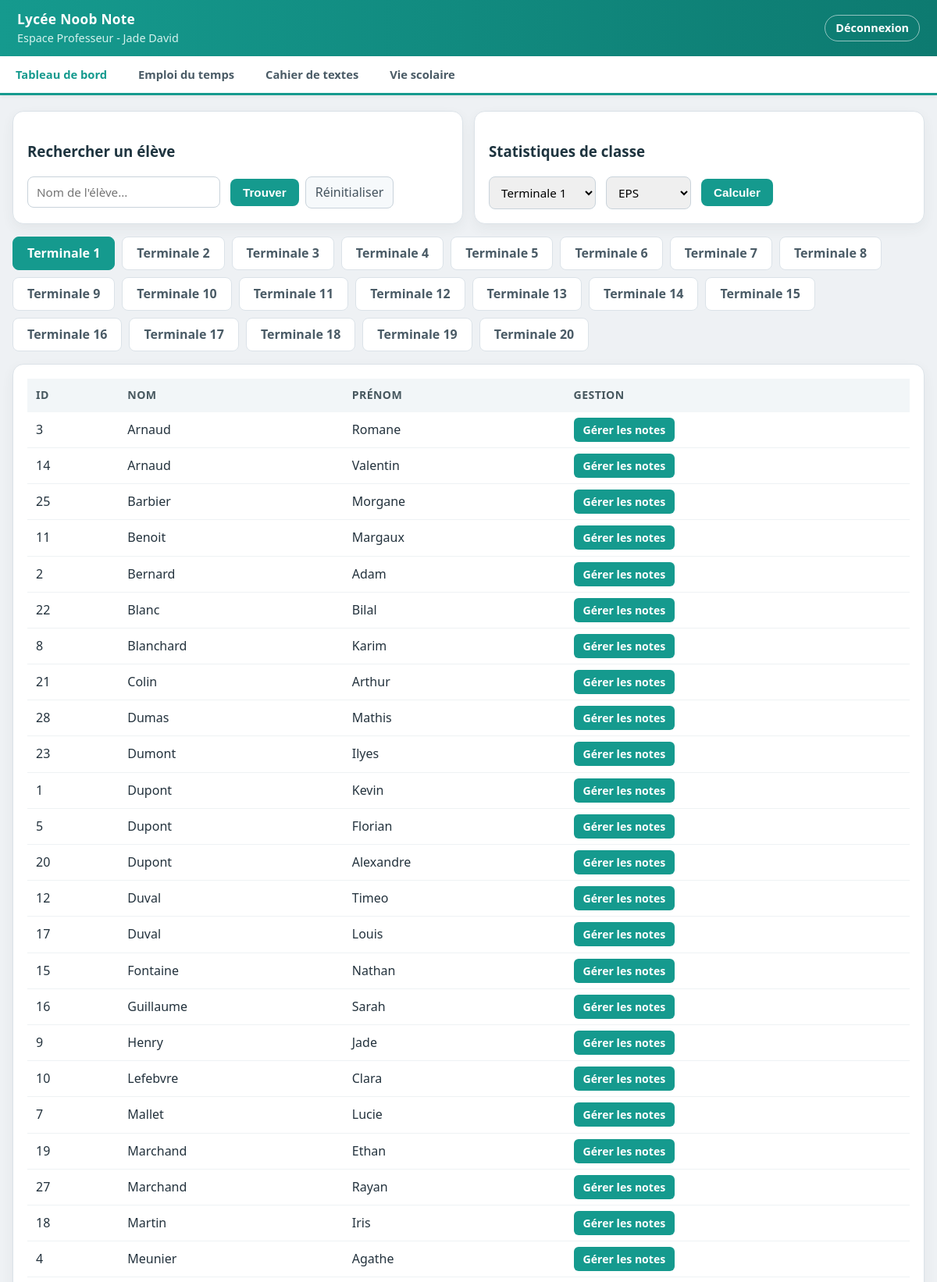
The app's page /prof (signed in, upper part) with its own data.
### tables this page shows
CREATE TABLE Eleves (
            id_eleve TEXT PRIMARY KEY,
            nom TEXT,
            prenom TEXT,
            date_naissance TEXT,
            mot_de_passe TEXT,
            id_classe INTEGER,
            FOREIGN KEY(id_classe) REFERENCES Classes(id_classe)
        );

CREATE TABLE Classes (id_classe INTEGER PRIMARY KEY, nom_classe TEXT);

### app.py (the view)
@app.route('/prof', methods=['GET', 'POST'])
@login_requis('PROF')
def prof_dashboard():
    prof = prof_connecte()
    classes = prof.lister_classes()
    matieres = prof.lister_matieres()
    recherche = request.args.get('search')
    if recherche:
        eleves = prof.chercher_eleve(recherche)
        classe_active = None
    else:
        classe_active = request.args.get('classe', str(classes[0][0]) if classes else '1')
        eleves = prof.lister_eleves_par_classe(classe_active)
    stats_result = None
    if request.method == 'POST' and 'calculer_stats' in request.form:
        stats_result = prof.stats_matiere_classe(request.form.get('stat_classe'),
                                                 request.form.get('stat_matiere'))
    return render_template('prof.html', onglet_actif='dashboard',
                           eleves=eleves, classes=classes, matieres=matieres,
                           current_classe=classe_active, stats=stats_result)

### app.py (called while the page is built)
@app.context_processor
def injecter_outils():
    return {
        'couleur_matiere': couleur_matiere,
        'jour_aujourdhui': JOURS_SEMAINE[datetime.now().weekday()] if datetime.now().weekday() < 5 else None,
    }

def executer_sql(sql, params=(), fetch=False, commit=False):
    with sqlite3.connect(DB_PATH) as conn:
        cur = conn.cursor()
        cur.execute(sql, params)
        if commit:
            conn.commit()
        return cur.fetchall() if fetch else None

def login_requis(role=None):
    def decorateur(fonction):
        @wraps(fonction)
        def enveloppe(*args, **kwargs):
            utilisateur = session.get('user')
            if not utilisateur or (role and utilisateur['role'] != role):
                return redirect(url_for('login'))
            return fonction(*args, **kwargs)
        return enveloppe
    return decorateur

def prof_connecte():
    u = session['user']
    return Professeur(u['id'], u['nom'], u['prenom'])

    def _executer(self, sql, params=(), fetch=False, commit=False):
        return executer_sql(sql, params, fetch=fetch, commit=commit)

    def lister_classes(self):
        sql = "SELECT id_classe, nom_classe FROM Classes ORDER BY id_classe"
        return self._executer(sql, fetch=True)

    def lister_matieres(self):
        sql = "SELECT id_matiere, nom_matiere FROM Matieres ORDER BY nom_matiere"
        return self._executer(sql, fetch=True)

    def lister_eleves_par_classe(self, id_classe):
        sql = "SELECT id_eleve, nom, prenom FROM Eleves WHERE id_classe = ? ORDER BY nom"
        return self._executer(sql, (id_classe,), fetch=True)

### templates/prof.html (shortened to what this page needs)
{% extends "base_prof.html" %}
{% block contenu %}
<div class="top-controls">
    <div class="card">
        <h3>Rechercher un élève</h3>
        <form method="GET" action="{{ url_for('prof_dashboard') }}" class="form-inline">
            <input type="text" name="search" placeholder="Nom de l'élève...">
            <button type="submit">Trouver</button>
            <a href="{{ url_for('prof_dashboard') }}" class="btn-reset">Réinitialiser</a>
        </form>
    </div>
    <div class="card">
        <h3>Statistiques de classe</h3>
        <form method="POST" action="{{ url_for('prof_dashboard') }}" class="form-inline">
            <select name="stat_classe">
                {% for c in classes %}
                    <option value="{{ c[0] }}">{{ c[1] }}</option>
                {% endfor %}
            </select>
            <select name="stat_matiere">
                {% for m in matieres %}
                    <option value="{{ m[0] }}">{{ m[1] }}</option>
                {% endfor %}
            </select>
            <button type="submit">Calculer</button>
        </form>
    </div>
</div>
<div class="tabs">
    {% for c in classes %}
        <a href="{{ url_for('prof_dashboard', classe=c[0]) }}" class="{{ 'active' if current_classe == (c[0]|string) }}">{{ c[1] }}</a>
    {% endfor %}
</div>
<div class="card">
    <table>
        <thead>
            <tr>
                <th>ID</th>
                <th>Nom</th>
                <th>Prénom</th>
                <th>Gestion</th>
            </tr>
        </thead>
        <tbody>
            {% for e in eleves %}
            <tr>
                <td>{{ e[0] }}</td>
                <td>{{ e[1] }}</td>
                <td>{{ e[2] }}</td>
                <td><a href="{{ url_for('prof_gestion_notes', id_eleve=e[0]) }}" class="btn-action">Gérer les notes</a></td>
            </tr>
            {% else %}
            <tr><td colspan="4">Aucun élève trouvé.</td></tr>
            {% endfor %}
        </tbody>
    </table>
</div>
{% endblock %}

### templates/base_prof.html (shortened to what this page needs)
<!DOCTYPE html>
<html lang="fr">
<head>
    <link rel="stylesheet" href="{{ url_for('static', filename='css/style.css') }}">
</head>
<body class="page-pronote">
    <header class="barre-haute">
        <div class="identite-etablissement">
            <strong>Lycée Noob Note</strong>
            <span>Espace Professeur - {{ session.user.prenom }} {{ session.user.nom }}</span>
        </div>
        <a href="{{ url_for('logout') }}" class="btn-logout">Déconnexion</a>
    </header>
    <nav class="menu-principal">
        <a href="{{ url_for('prof_dashboard') }}" class="onglet-menu {{ 'actif' if onglet_actif == 'dashboard' else '' }}">Tableau de bord</a>
        <a href="{{ url_for('prof_emploi') }}" class="onglet-menu {{ 'actif' if onglet_actif == 'emploi' else '' }}">Emploi du temps</a>
        <a href="{{ url_for('prof_cahier') }}" class="onglet-menu {{ 'actif' if onglet_actif == 'cahier' else '' }}">Cahier de textes</a>
        <a href="{{ url_for('prof_vie_scolaire') }}" class="onglet-menu {{ 'actif' if onglet_actif == 'vie' else '' }}">Vie scolaire</a>
    </nav>
    <main class="container-pronote contenu-ecran-eleve">
        {% block contenu %}{% endblock %}
    </main>
</body>
</html>

### static/css/style.css (style rules this page uses)
:root { --fond-page: #eef1f4; --fond-carte: #ffffff; --bordure: #dbe2e8; --texte-principal: #23323d; --texte-secondaire: #64757f; --pronote: #159a8e; --pronote-fonce: #0d7a70; --pronote-clair: #e3f5f2; --barre-foncee: #2f3a42; --danger: #d13b3b; --info: #2f78b7; }
* { box-sizing: border-box; }
body { margin: 0; font-family: 'Segoe UI', Tahoma, Geneva, Verdana, sans-serif; color: var(--texte-principal); background: var(--fond-page); line-height: 1.45; }
h2, h3, h4 { color: #1e343f; }
.barre-haute, header { background: linear-gradient(90deg, var(--pronote) 0%, var(--pronote-fonce) 100%); color: #fff; padding: 12px 22px; display: flex; align-items: center; justify-content: space-between; box-shadow: 0 2px 6px rgba(0, 0, 0, 0.12); }
.identite-etablissement { display: flex; flex-direction: column; gap: 2px; }
.identite-etablissement strong { font-size: 1.08rem; letter-spacing: 0.3px; }
.identite-etablissement span { color: #d5f2ee; font-size: 0.9rem; }
.menu-principal { display: flex; background: #ffffff; border-bottom: 3px solid var(--pronote); box-shadow: 0 2px 5px rgba(0, 0, 0, 0.05); overflow-x: auto; }
.onglet-menu { color: #4a5b66; text-decoration: none; padding: 13px 20px; font-weight: 600; font-size: 0.92rem; white-space: nowrap; border-bottom: 3px solid transparent; margin-bottom: -3px; transition: color 0.15s, border-color 0.15s; }
.onglet-menu.actif { color: var(--pronote); border-bottom-color: var(--pronote); }
.btn-logout { color: #fff; text-decoration: none; font-weight: 600; font-size: 0.9rem; border: 1px solid rgba(255, 255, 255, 0.55); padding: 6px 13px; border-radius: 20px; transition: background 0.15s; }
.container, .container-pronote { max-width: 1240px; margin: 20px auto; padding: 0 16px; }
.contenu-ecran-eleve { padding-bottom: 30px; }
.card { background: var(--fond-carte); border: 1px solid var(--bordure); border-radius: 14px; padding: 18px; margin-bottom: 16px; box-shadow: 0 6px 16px rgba(43, 60, 75, 0.06); }
input, select { padding: 9px 11px; border: 1px solid #c9d3db; border-radius: 8px; margin-right: 5px; font-size: 0.95rem; font-family: inherit; }
button, .btn-login { border: none; border-radius: 8px; cursor: pointer; padding: 9px 16px; color: #fff; background: var(--pronote); font-weight: 600; font-size: 0.95rem; transition: background 0.15s; }
.btn-action { background: var(--pronote); color: #fff; padding: 6px 12px; border-radius: 6px; text-decoration: none; font-weight: 600; font-size: 0.88rem; }
.btn-reset { display: inline-block; text-decoration: none; color: #44535e; border: 1px solid #c9d3db; padding: 8px 12px; border-radius: 8px; background: #f6f9fb; }
.form-inline { display: flex; gap: 8px; flex-wrap: wrap; align-items: center; }
.top-controls { display: flex; gap: 14px; }
.top-controls .card { flex: 1; }
.tabs { display: flex; gap: 9px; margin-bottom: 16px; flex-wrap: wrap; }
.tabs a { text-decoration: none; background: #fff; color: #4a5b66; padding: 9px 18px; border-radius: 8px; font-weight: 600; border: 1px solid var(--bordure); }
.tabs a.active { background: var(--pronote); color: #fff; border-color: var(--pronote); }
table { width: 100%; border-collapse: collapse; }
th { text-align: left; background: #f2f6f8; color: #47585f; padding: 11px; font-size: 0.88rem; text-transform: uppercase; letter-spacing: 0.4px; }
td { border-bottom: 1px solid #eef2f4; padding: 11px; }

### records on screen
Eleves: user.prenom "Jade", id_eleve "9", nom "Henry", prenom "Jade"
Classes: nom_classe "Terminale 1"
Classes: nom_classe "Terminale 2"
Classes: nom_classe "Terminale 3"
Classes: nom_classe "Terminale 4"
Classes: nom_classe "Terminale 5"
Classes: nom_classe "Terminale 6"
Classes: nom_classe "Terminale 7"
Classes: nom_classe "Terminale 8"
Classes: nom_classe "Terminale 9"
Classes: nom_classe "Terminale 10"
Classes: nom_classe "Terminale 11"
Classes: nom_classe "Terminale 12"
Classes: nom_classe "Terminale 13"
Classes: nom_classe "Terminale 14"
Classes: nom_classe "Terminale 15"
Classes: nom_classe "Terminale 16"
Classes: nom_classe "Terminale 17"
Classes: nom_classe "Terminale 18"
Classes: nom_classe "Terminale 19"
Classes: nom_classe "Terminale 20"
Eleves: id_eleve "3", nom "Arnaud", prenom "Romane"
Eleves: id_eleve "14", nom "Arnaud", prenom "Valentin"
Eleves: id_eleve "25", nom "Barbier", prenom "Morgane"
Eleves: id_eleve "11", nom "Benoit", prenom "Margaux"
Eleves: id_eleve "2", nom "Bernard", prenom "Adam"
Eleves: id_eleve "22", nom "Blanc", prenom "Bilal"
Eleves: id_eleve "8", nom "Blanchard", prenom "Karim"
Eleves: id_eleve "21", nom "Colin", prenom "Arthur"
Eleves: id_eleve "28", nom "Dumas", prenom "Mathis"
Eleves: id_eleve "23", nom "Dumont", prenom "Ilyes"
Eleves: id_eleve "1", nom "Dupont", prenom "Kevin"
Eleves: id_eleve "5", nom "Dupont", prenom "Florian"
Eleves: id_eleve "20", nom "Dupont", prenom "Alexandre"
Eleves: id_eleve "12", nom "Duval", prenom "Timeo"
Eleves: id_eleve "17", nom "Duval", prenom "Louis"
Eleves: id_eleve "15", nom "Fontaine", prenom "Nathan"
Eleves: id_eleve "16", nom "Guillaume", prenom "Sarah"
Eleves: id_eleve "10", nom "Lefebvre", prenom "Clara"
Eleves: id_eleve "7", nom "Mallet", prenom "Lucie"
Eleves: id_eleve "19", nom "Marchand", prenom "Ethan"
Eleves: id_eleve "27", nom "Marchand", prenom "Rayan"
Eleves: id_eleve "18", nom "Martin", prenom "Iris"
Eleves: id_eleve "4", nom "Meunier", prenom "Agathe"

### other values on screen
{{ session.user.nom }} "David"
form field stat_classe "Terminale 1"
form field stat_matiere "EPS"
